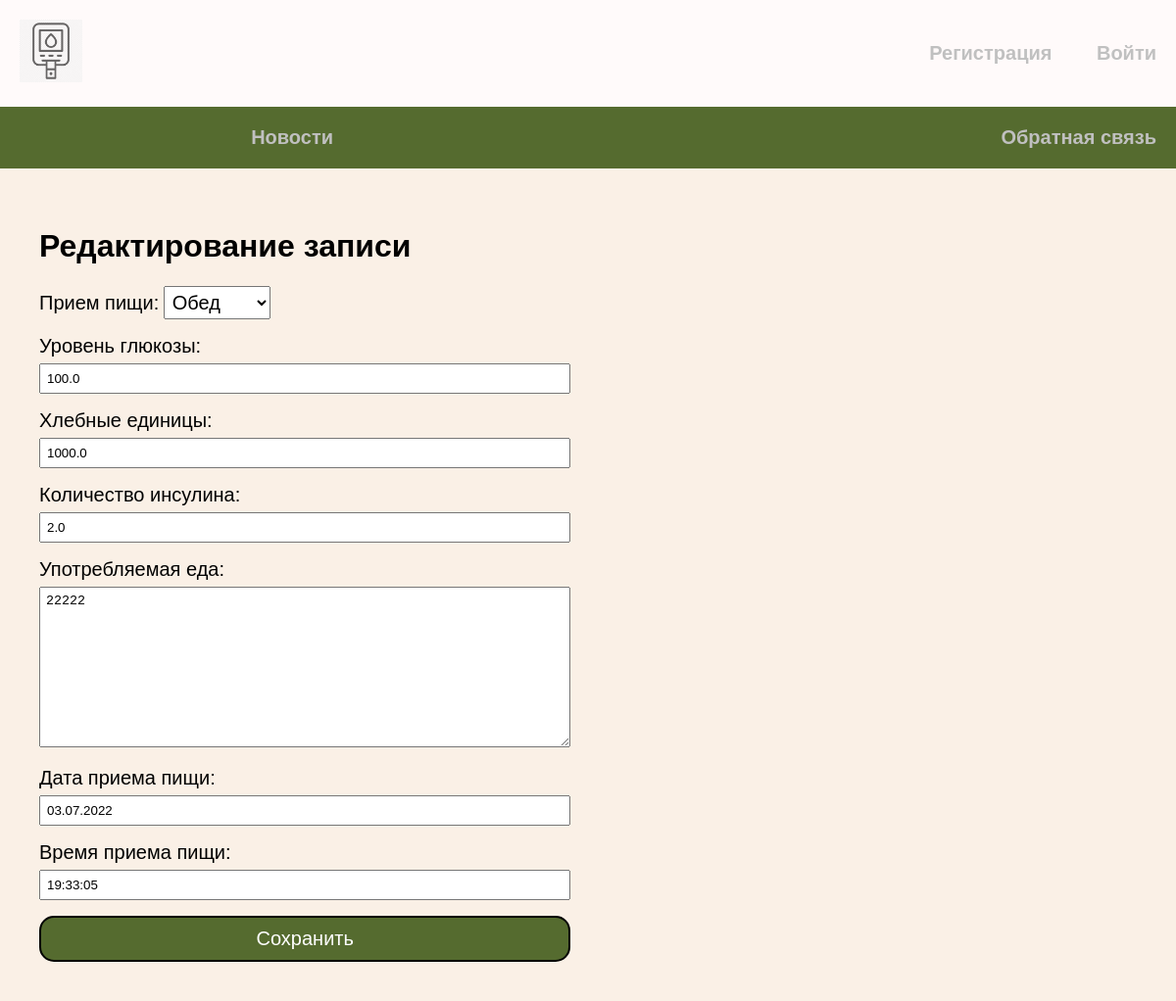
The page /diary/record_edit/2 on the database as committed earlier.
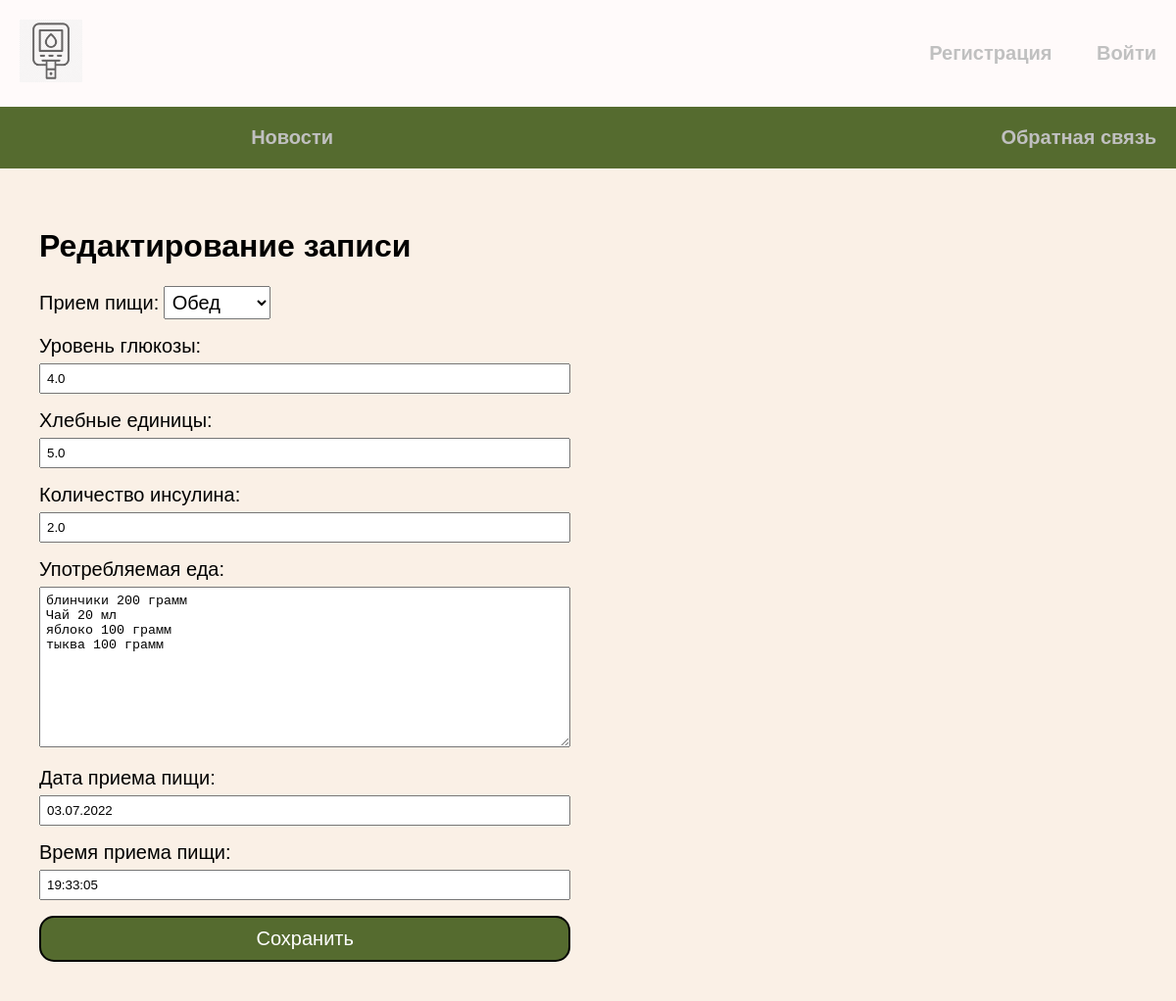
The same page on the database as committed later.
### diary_pages/models.py (models this page shows, shortened)
class Diary(models.Model):
    food_intake = models.ForeignKey('FIntake', on_delete=models.PROTECT, verbose_name='Прием пищи')
    glucoza = models.FloatField(max_length=255, verbose_name='Уровень глюкозы')
    he = models.FloatField(blank=True, verbose_name='Хлебные единицы')
    insulin = models.FloatField(verbose_name='Количество инсулина')
    food = models.TextField(blank=True, verbose_name="Употребляемая еда")
    date_food = models.DateField(verbose_name='Дата приема пищи')
    time_food = models.TimeField(verbose_name='Время приема пищи')
    datatime_inbase = models.DateTimeField(auto_now_add=True, verbose_name='Дата создания')
    dia_user = models.ForeignKey(User, on_delete=models.PROTECT, verbose_name='Пользователь')
    dok = models.CharField(max_length=255, blank=True, verbose_name='Доктор')
    class Meta:
        verbose_name = "Запись"
        verbose_name_plural = 'Записи'

### diary_pages/views.py (the view, shortened to what this page needs)
# urls.py: path('record_edit/<int:id_user>', RecordEdit.as_view(), name='record_edit'),
class RecordEdit(DiaDataMixin, UpdateView):
    model = Diary
    template_name = 'diary/edit_record.html'
    context_object_name = 'record_edit'
    pk_url_kwarg = 'id_user'
    fields = ['food_intake', 'glucoza', 'he', 'insulin', 'food', 'date_food', 'time_food']
    def get_context_data(self, *, object_list=None, **kwargs):
        context = super().get_context_data(**kwargs)
        c_def = self.get_user_context(title='Редактирование записи')
        return dict(list(context.items()) + list(c_def.items()))

### diary_pages/models.py (called while the page is built)
    def __str__(self):
        return self.name

### news/utils.py (called while the page is built)
    def get_user_context(self, **kwargs):
        context = kwargs
        user_menu = menu.copy()
        if not self.request.user.is_authenticated:
            user_menu.pop(4)
            user_menu.pop(3)
            user_menu.pop(1)
        context['menu'] = user_menu
        context['cat_selected'] = 'dia'
        return context

### news/templates/diary/edit_record.html (shortened to what this page needs)
{% extends 'news/base.html' %}
{% block content %}
<h1>{{title}}</h1>
<form action="{% url 'record_edit' record_edit.id %}" method="post" enctype="multipart/form-data">
    {{ form.as_p }}
    <button>Сохранить</button>
</form>
{% endblock %}

Rows that differ between the two databases and show on the page:
changed Diary "Обед": glucoza "100.0" → "4.0"; he "1000.0" → "5.0"; food "22222" → "блинчики 200 грамм Чай 20 мл яблоко 100 грамм тыква 100 грамм"
